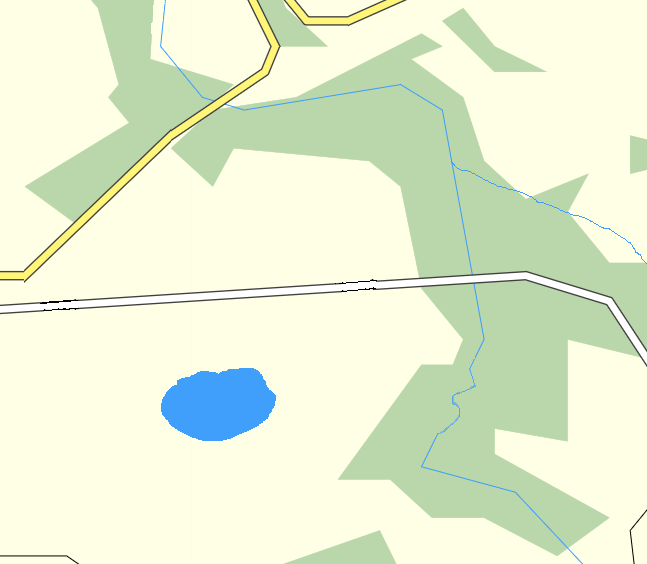
%> input picture Obrazy/Data/new_map.bmp, 647 x 564 px
$ octave Obrazy6.m   (GNU Octave 9; MATLAB toolbox functions it lacks are replaced by stand-ins)
%> lines starting %> are read from the running program, lines starting %| are printed output that depends on the picture; in (x1, y1, x2, y2) boxes, pixels count from 0 and x2, y2 are one past the last pixel; in counts of white or black regions, pixels touching at a corner belong together; the program's own positions count from 1
%Wyznaczanie odleglosci
close all; clear; clc;

a=zeros(200);
a(08, 124)=1;
a(56, 17)=1;
a1 = bwdist(a, 'euclidean');
a2 = bwdist(a, 'quasi-euclidean');
a3 = bwdist(a, 'cityblock');

a4 = bwdist(a, 'chessboard');

subplot(221), imagesc(a1); axis equal; colorbar('vertical');
subplot(222), imagesc(a2); axis equal; colorbar('vertical');
subplot(223), imagesc(a3); axis equal; colorbar('vertical');
subplot(224), imagesc(a4); axis equal; colorbar('vertical');
%> after `colorbar('vertical')`:
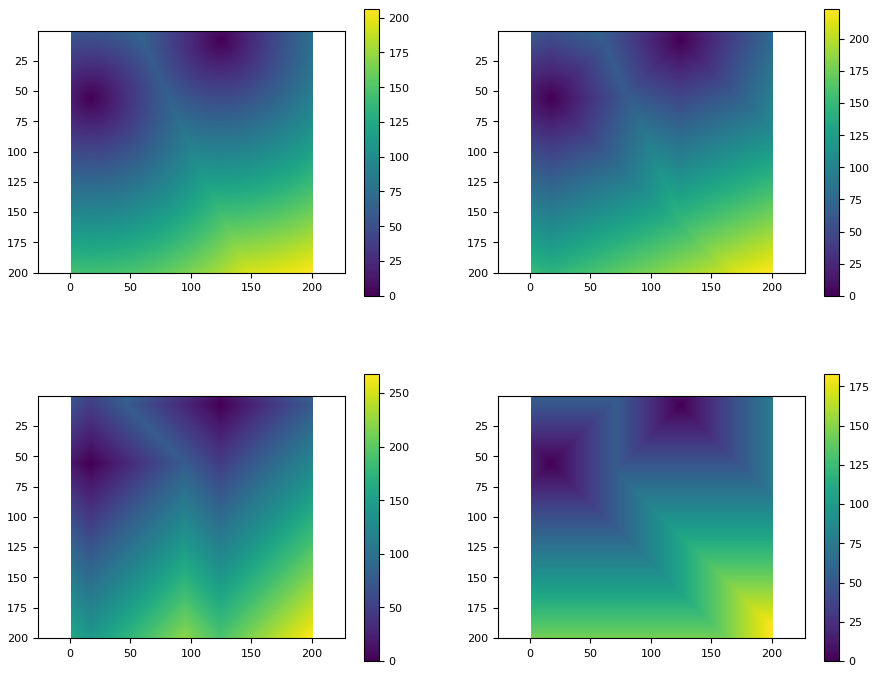
%> figure redrawn from the program's plot data, 4 panels

% linia rownej odleglosci odpowiada granicy dzialu wodnego

%% Wyznaczanie obszrow
% Chce miaszkac w lesie
% odleglosc od drogi glownej > 20px
% odleglosc od drogi pobocznej < 10px
% woda > 15px
close all; clear; clc;

a = imread('Data/new_map.bmp');
%> a is the input picture: size 564x647x3 uint8; mean R, G, B 229.5, 239.8, 211.1
subplot(121), imshow(a);
las = a(:,:,1)==185 & a(:,:,2)==215 & a(:,:,3)==170;
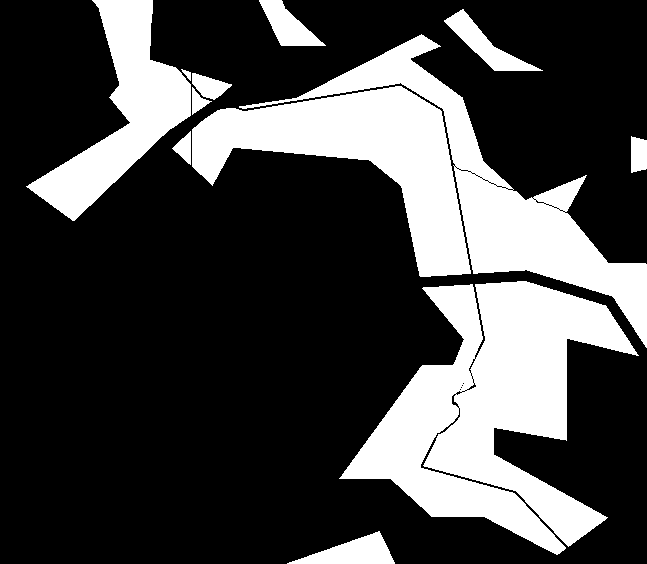
%> las: size 564x647 logical; 27.1% white; 12 white regions, largest, box (x1, y1, x2, y2) and area: (339, 281, 639, 555) 38343, (192, 86, 471, 277) 20998, (239, 34, 647, 348) 20109
%subplot(122), imshow(las);

dg = a(:,:,1)==255 & a(:,:,2)==245 & a(:,:,3)==120;
%> dg: size 564x647 logical; 0.85% white; 3 white regions, box (x1, y1, x2, y2) and area: (0, 119, 191, 280) 1459, (192, 0, 279, 124) 942, (286, 0, 401, 24) 701
dg = imclose(dg, ones(1,3)); %usuniecie dziury
%> dg: size 564x647 logical; 0.85% white; 2 white regions, box (x1, y1, x2, y2) and area: (0, 0, 279, 280) 2406, (286, 0, 401, 24) 701
%subplot(122), imshow(dg);

dp = a(:,:,1)==255 & a(:,:,2)==255 & a(:,:,3)==255;
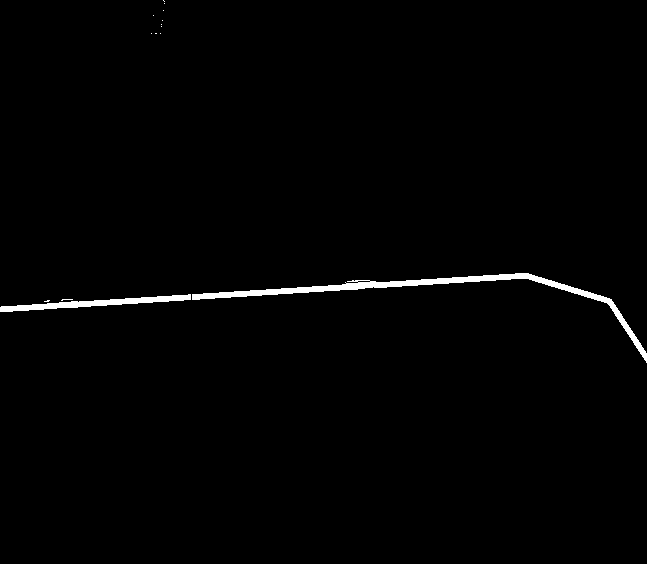
%> dp: size 564x647 logical; 1.1% white; 14 white regions (12 under 20 px), largest, box (x1, y1, x2, y2) and area: (192, 273, 647, 363) 2879, (0, 294, 191, 312) 1116
dp = medfilt2(dp, [3,3], 'symmetric'); %filtracja by polaczyc nieciagle fragmenty drogi i usunac elementy do niej nienalezace
%> dp: size 564x647 logical; 1.1% white; 1 white region, box (x1, y1, x2, y2) and area: (0, 273, 647, 362) 4013
%subplot(122), imshow(dp);

%takie samo progowanie zastosowac w projekcie
woda = a(:,:,1)>60 & a(:,:,2)>155 & a(:,:,3)>200;
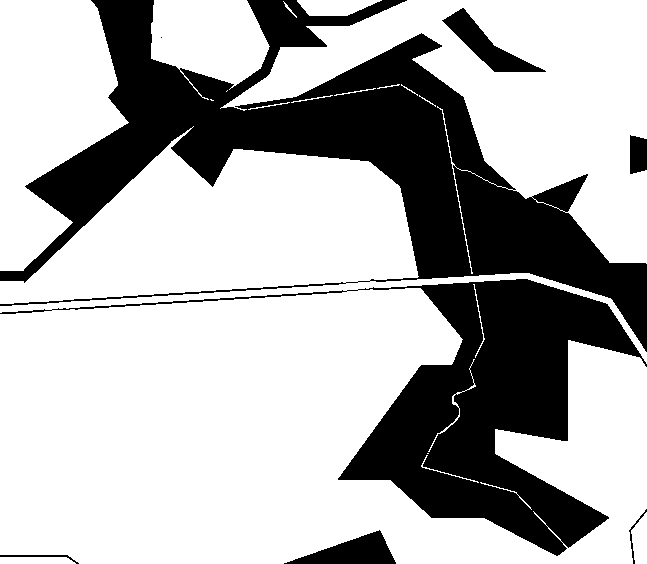
%> woda: size 564x647 logical; 69.7% white; 8 black regions (1 under 20 px), largest, box (x1, y1, x2, y2) and area: (0, 0, 647, 352) 65147, (0, 279, 647, 556) 40693, (442, 8, 546, 72) 1997
woda = woda & a(:,:,1)<164 & a(:,:,2)<215;
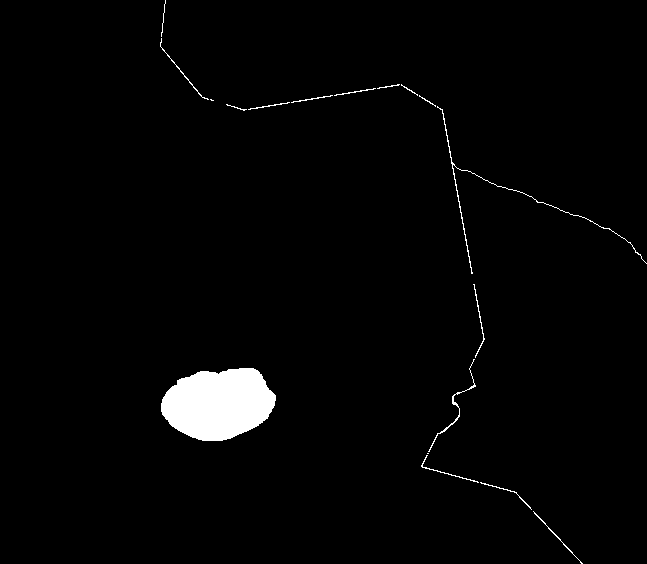
%> woda: size 564x647 logical; 2.1% white; 18 white regions (2 under 20 px), largest, box (x1, y1, x2, y2) and area: (161, 368, 276, 441) 6321, (437, 106, 647, 274) 429, (428, 359, 476, 452) 179
%subplot(122), imshow(woda);

wynik = las & bwdist(dg)>20 & bwdist(dp)<10 & bwdist(woda)>15;
%> wynik: size 564x647 logical; 0.86% white; 4 white regions, box (x1, y1, x2, y2) and area: (486, 264, 647, 348) 1382, (489, 281, 639, 356) 1253, (418, 268, 457, 277) 257, (422, 285, 460, 294) 243
wynik = imoverlay(a, wynik, 'r'); %naklada na obraz kolorowy obraz binarny w danym kolorze
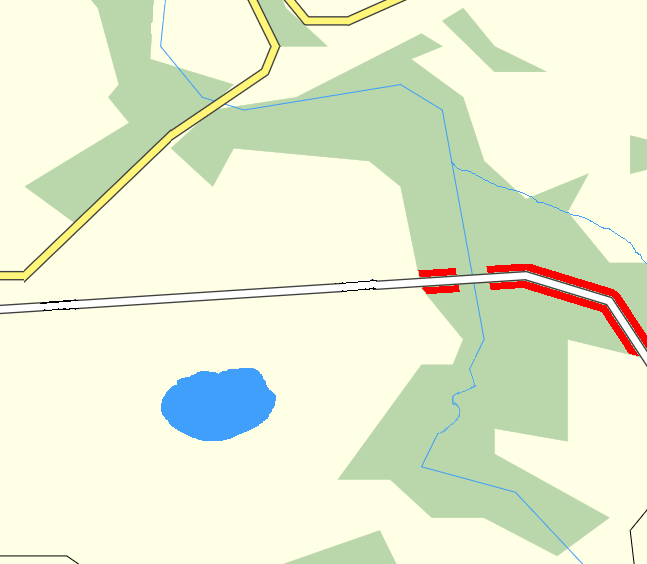
%> wynik: size 564x647x3 uint8; 0.86% of pixels changed, all inside (x1, y1, x2, y2) = (418, 264, 647, 356)
subplot(122), imshow(wynik);

%% wattershed (dzialwodny)
% 2 metody: liczenie watersheda na zewnatrz i wewnatrz(konieczne rozdzielenie obiektow)
close all; clear; clc;
%metoda automatyczna
a = zeros(200,300);
a(100, [100, 200])=1;
a = bwdist(a)<55;
imshow(a);

d=-bwdist(~a);
L=watershed(d);

a = a&(L>0);

%imagesc(L);
imshow(a);

%% wattershed (dzialwodny)
close all; clear; clc;
%metoda przez erozje, nie autowatyczna, unkniecie szatkowania obrazu jak
%moze to byc w automatycznej
a = zeros(200,300);


a(100, [100, 200])=1;
a = bwdist(a)<55;
subplot(121), imshow(a);

d = imerode(a, strel('disk', 30));
d = bwdist(d);
L=watershed(d);

a = a&(L>0);

%imagesc(L);
subplot(122), imshow(a);
%> after `imshow(a)`:
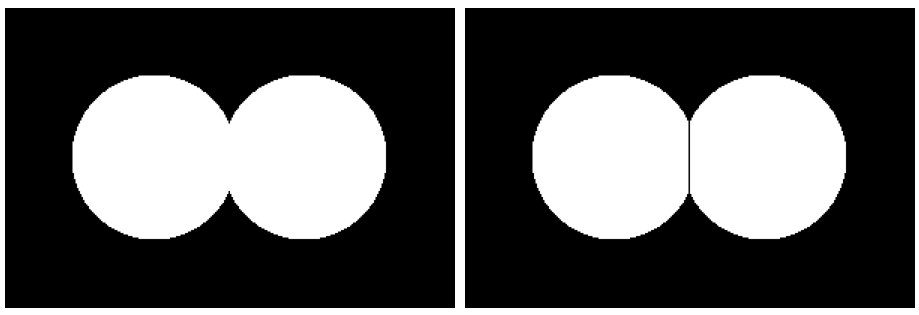
%> figure redrawn from the program's plot data, 2 panels

%% Znalezienie monet na obrazie
close all; clear; clc;
% 1. Akwizycja
% 2. Przetwarzanie wstepne
% 3. Segmentacja (np. binaryzacja)
% 4. Analiza (pole, obwod, wsp. ksztaltu)
% 5. Wizualizacja
% all. Na kazdym etapie konieczna weryfikacja!

% zadanie
% policz liczbe monet
% znajdz 5 najwiekszych monet (wykorzystac etykietowanie)

%> (the run ends here)
